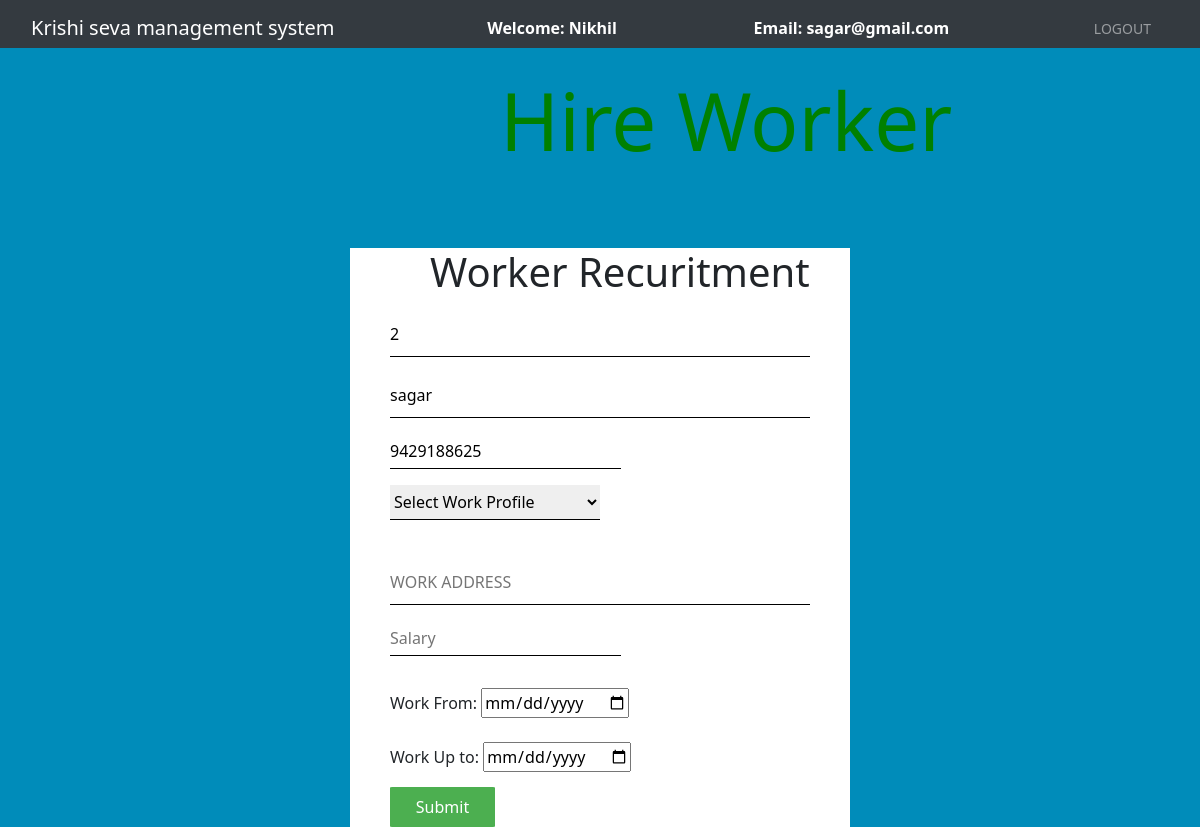
Page /farmer/manage_worker.php (signed in) on the committed database.
### tables this page shows
CREATE TABLE `farmer_register` (
  `id` int(11) NOT NULL,
  `name` varchar(100) NOT NULL,
  `category` varchar(100) NOT NULL,
  `email` varchar(100) NOT NULL,
  `password` varchar(100) NOT NULL,
  `mobile` varchar(100) NOT NULL,
  `address` varchar(100) NOT NULL
);

### farmer/manage_worker.php (the view, shortened to what this page needs)
<!DOCTYPE html>
<html lang="en" >
<head>
  <link rel="stylesheet" href="./style.css">
  <link rel="stylesheet" type="text/css" href="../bootstrap-4.4.1/css/bootstrap.min.css">
</head>
<body>
<nav class="navbar navbar-expand-lg navbar-dark bg-dark">
		<div class="container-fluid">
			<div class="navbar-header">
				<a class="navbar-brand" href="farmer_dashboard.php">Krishi seva management system</a>
			</div>
			<font style="color: white"><span><strong>Welcome: <?php echo $_SESSION['name'];?></strong></span></font>
			<font style="color: white"><span><strong>Email: <?php echo $_SESSION['email'];?></strong></font>
		    <ul class="nav navbar-nav navbar-right">
		      <li class="nav-item">
		        <a class="nav-link" href="../logout.php">Logout</a>
		      </li>
		    </ul>
		</div>
	</nav><br>
<h1 class="form-title">Hire Worker</h1>
<div class="container">
    <div class="content" style="height:100%">
    <h1 class="headingg">Worker Recuritment</h1>
       <form action="connection.php" method="post">
       <?php
						$connection = mysqli_connect("localhost","root","");
						$query = "select * from farmer_register where email ='$_SESSION[email]'";
						$query_run = mysqli_query($connection,$query);
						while ($row = mysqli_fetch_assoc($query_run)){
							?>
                           <input type="text" placeholder="Farmer id" name="farmer_id" required="" value="<?php echo $row['id'];?>" readonly>
                           <div class="beside">
        <input type="text" placeholder="Farmer name" name="name" required="" value="<?php echo $row['name'];?>" readonly>
    </div>
    <input type="number" placeholder="Farmer contact" name="contact" required="" value="<?php echo $row['mobile'];?>" readonly>
							<?php
						}
					?>
    <select name="work" id="work" required="">
        <option value="">Select Work Profile</option>
    </select><br><br>
    <input type="text" placeholder="WORK ADDRESS" name="address" required="">
    <input type="number" placeholder="Salary" name="salary" required=""><br><br>
    <a>Work From:</a>
    <input type="date" placeholder="From: " name="date_from" required=""><br><br>
    <a>Work Up to:</a>
    <input type="date" placeholder="Up to: " name="date_to" required=""><br>
    <button type="submit">Submit</button>
</form>
        </div>
 </div>
</body>
</html>

### CSS/style.css (style rules this page uses)
body { background-color: #6feca5; }
.nav-link { display: block; padding: .5rem 1rem; text-decoration: none; transition: color .15s ease-in-out,background-color .15s ease-in-out,border-color .15s ease-in-out; color: #fff; margin-right: 10px; text-transform: uppercase; font-weight: 200 !important; font-size: 14px; }
.navbar { padding-top: .5rem; padding-bottom: 0px !important; }

### farmer/manage_worker.php (style rules this page uses)
body { font-family: 'Segoe UI', Tahoma, Geneva, Verdana, sans-serif; background-color:#008cba; background-image:url('https://live.staticflickr.com/4385/36859697575_a00e9a5c15_b.jpg'); background-repeat: no-repeat; background-size: cover; }
.container { margin-top:80px; height:100%; display:flex; align-items:center; justify-content:center; }
.content { background-color:white; width:500px; height:550px; }
.form-title { margin-left: 500px; display:inline; font-size: 80px; color: green; }
form { padding:0px 40px; }
input[type=text], [type=email] { border: none; border-bottom: 1px solid black; outline:none; width:100%; margin: 8px 0; padding:10px 0; }
input[type=number] { border: none; border-bottom: 1px solid black; outline:none; margin: 8px 0; padding:5px 0; }
select { border: none; border-bottom: 1px solid black; outline:none; margin: 8px 0; padding:5px 0; width:50%; }
.beside { display:flex; justify-content: space-between; }
button { color:#ffffff; background-color: #4caf50; height:40px; width:25%; margin-top:15px; cursor: pointer; border:none; border-radius:2%; outline:none; text-align:center; font-size:16px; text-decoration:none; -webkit-transition-duration:0.4s; transition-duration:0.4s; }
.headingg { margin-left:80px; }

### rows in the picture
farmer_register: farmer_id "2", name "sagar", contact "9429188625"

### other values in the picture
$_SESSION['name'] "Nikhil"
$_SESSION['email'] "sagar@gmail.com"
